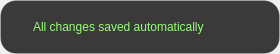
<?xml version="1.0" encoding="UTF-8"?>
<ui version="4.0">
 <class>main_widget</class>
 <widget class="QWidget" name="main_widget">
  <property name="geometry">
   <rect>
    <x>0</x>
    <y>0</y>
    <width>280</width>
    <height>54</height>
   </rect>
  </property>
  <property name="windowTitle">
   <string/>
  </property>
  <layout class="QHBoxLayout" name="hlayout_main_widget">
   <property name="spacing">
    <number>0</number>
   </property>
   <property name="leftMargin">
    <number>0</number>
   </property>
   <property name="topMargin">
    <number>0</number>
   </property>
   <property name="rightMargin">
    <number>0</number>
   </property>
   <property name="bottomMargin">
    <number>0</number>
   </property>
   <item>
    <widget class="QFrame" name="background_frame">
     <property name="styleSheet">
      <string notr="true">QFrame#background_frame {
padding: 10px 15px;
border-radius: 16px;
border: 1px solid rgba(255, 255, 255, 30);
background: rgba(42, 42, 42, 235);
}
QLabel#message_label {
color: rgb(150, 255, 120);
}</string>
     </property>
     <layout class="QHBoxLayout" name="hlayout_background_frame" stretch="0,1">
      <property name="spacing">
       <number>10</number>
      </property>
      <property name="leftMargin">
       <number>0</number>
      </property>
      <property name="topMargin">
       <number>0</number>
      </property>
      <property name="rightMargin">
       <number>0</number>
      </property>
      <property name="bottomMargin">
       <number>0</number>
      </property>
      <item>
       <widget class="QLabel" name="icon_label">
        <property name="text">
         <string/>
        </property>
        <property name="pixmap">
         <pixmap resource="../resources.qrc">:/icons/icons/CheckmarkDone.svg</pixmap>
        </property>
        <property name="scaledContents">
         <bool>true</bool>
        </property>
       </widget>
      </item>
      <item>
       <widget class="QLabel" name="message_label">
        <property name="text">
         <string>All changes saved automatically</string>
        </property>
       </widget>
      </item>
     </layout>
    </widget>
   </item>
  </layout>
 </widget>
 <resources>
  <include location="../resources.qrc"/>
  <include location="resources.qrc"/>
 </resources>
 <connections/>
</ui>
